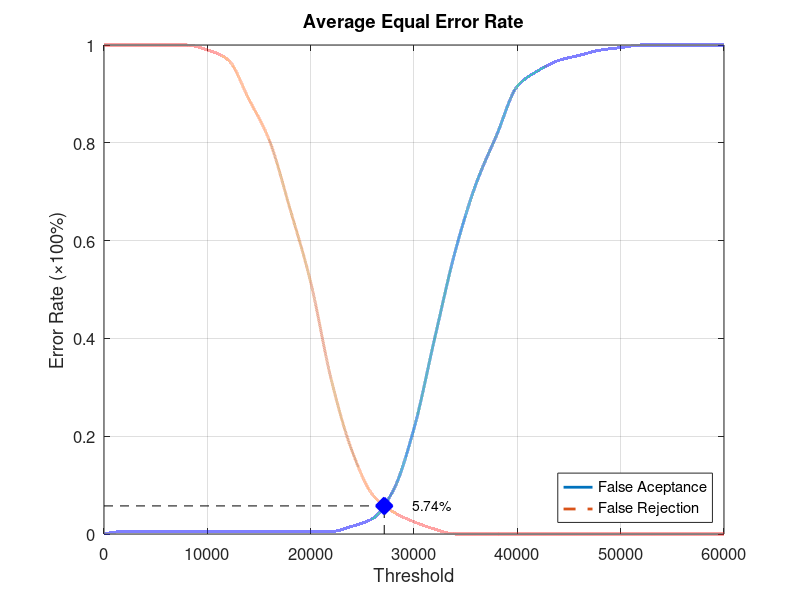
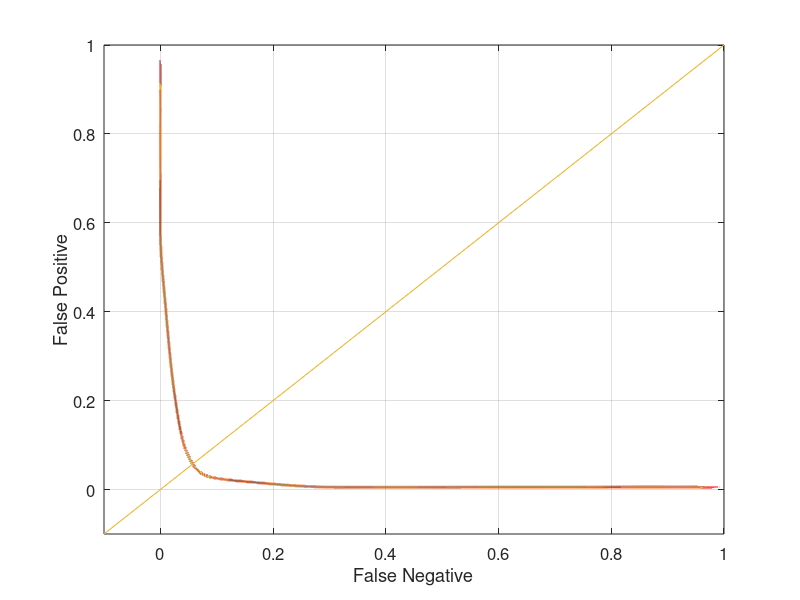

Reproduce these figures in MATLAB, in order.
function yEER = Database2_2
close all;
clear;
clc;
x = 0:2000:60000;
xq = 0:0.5:60000;

y0 = [0 0.00526316 0.00526316 0.00526316 0.00526316 0.00526316 0.00526316 0.00526316 0.00526316 0.00526316 0.00526316 0.00526316 0.0157895 0.0315789 0.0894737 0.215789 0.4 0.578947 0.715789 0.815789 0.915789 0.947368 0.968421 0.978947 0.989474 0.994737 1 1 1 1 1];
yy0 = interp1(x, y0, xq, 'pchip');
y1 = [1 1 1 1 1 0.99 0.97 0.89 0.805 0.665 0.515 0.315 0.17 0.08 0.045 0.025 0.01 0 0 0 0 0 0 0 0 0 0 0 0 0 0];
yy1 = interp1(x, y1, xq, 'pchip');

% Calculating EER: 
y2 = abs(y0 - y1);
find(y2 == min(y2))
yy2 = abs(yy0 - yy1);
xEER = find(yy2 == min(yy2));
xEERIndex = xq(xEER) % X-axis EER
yEER = yy0(xEER) % Y-axis EER

main = figure
plot(xq, yy0,'-','LineWidth', 2);	hold on
plot(xq, yy1,'--','LineWidth', 2);	hold on
plot([xEERIndex xEERIndex], [0 yEER], 'k--');	hold on
plot([0 xEERIndex], [yEER yEER], 'k--');	hold on
plot(xEERIndex, yEER, 'bx', 'LineWidth', 10);	hold on
text(xEERIndex + 10 * xEERIndex / 100, yEER, [num2str(round((10000 * yEER)) / 100) '%'])
legend('False Aceptance', 'False Rejection', 'Location', 'SouthEast')
xlabel('Threshold')
ylabel('Error Rate (\times100%)')
title('Average Equal Error Rate')
set(gca, 'FontSize', 12)
axis([0 60000 0 1])
grid on

print(main, 'Database2_2Main', '-dpng');
FNRxFPR = figure('Color', [1 1 1]);
plot(yy1, yy0, '-', yy1, yy0, 'LineWidth', 2);
hold on
y = -0.1:0.1:1
plot(y, y); 
set(gca, 'FontSize', 12)
xlabel('False Negative')
ylabel('False Positive')
axis([-0.1 1 -0.1 1])
set(gca, 'FontSize', 12)
grid on

print(FNRxFPR, 'Database2_2FNRxFPR','-dpng');
end
